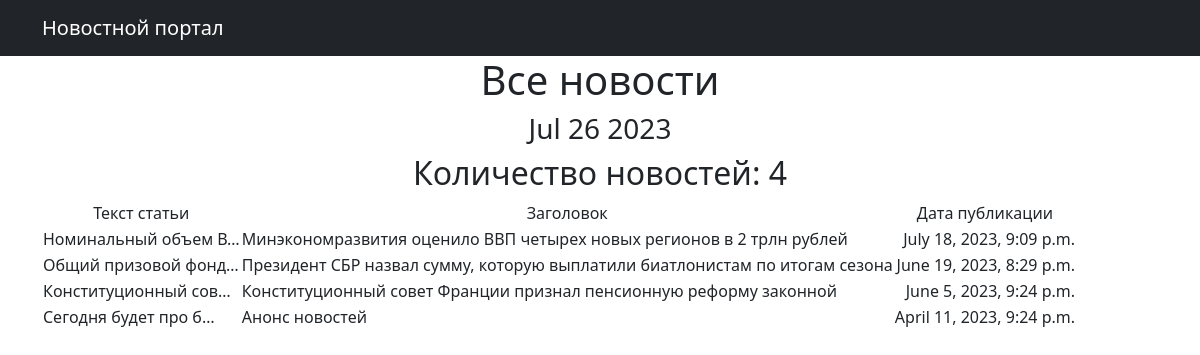
/posts/, run on an earlier commit of the app's database.
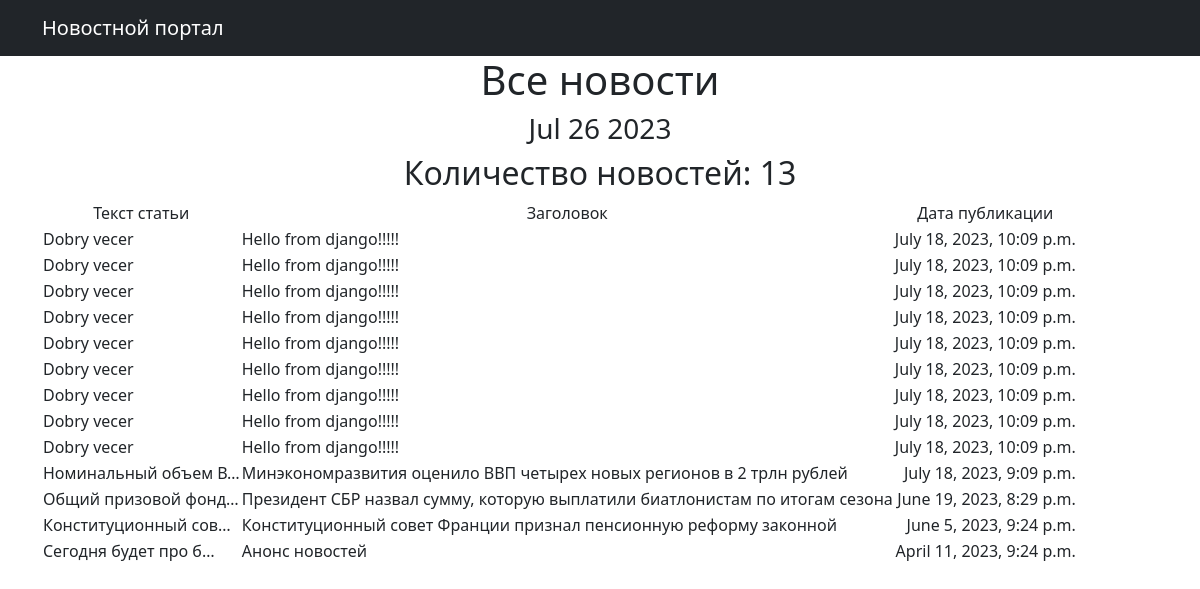
And on a later commit of the database.
### News/models.py (models this page shows, shortened)
class Post(models.Model):
    posts = 'posts'
    articles = 'articles'
    CHOICES = [
        (posts, 'Новости'),
        (articles, 'Статьи')
    ]
    author = models.ForeignKey(Author, on_delete=models.PROTECT)
    title = models.CharField(max_length=100)
    text = models.TextField()
    choice = models.CharField(max_length=10, choices=CHOICES, default=articles)
    posting_time = models.DateTimeField(null= True)
    category = models.ManyToManyField(Category, through = 'PostCategory')
    post_rating = models.IntegerField(default=0)
    @property
    def rating_post(self):
        return self.post_rating

### News/views.py (the view, shortened to what this page needs)
# urls.py: path('', PostsList.as_view(), name='news_list'),
class PostsList(ListView):
    model = Post
    ordering = '-posting_time'
    template_name = 'posts.html'
    context_object_name = 'posts'
    def get_queryset(self):
        queryset = super().get_queryset()
        self.filterset = PostFilter(self.request.GET, queryset)
        return self.filterset.qs
    def get_context_data(self, **kwargs):
        con = super().get_context_data(**kwargs)
        con['filterset'] = self.filterset
        return con

### News/models.py (called while the page is built)
    def __str__(self):
        return self.user.username

### News/templatetags/custom_filters.py (called while the page is built)
@register.filter()
def post(value, code='art'):
   postfix = NEWS_ARTICLES[code]
   return f'{value} {postfix}'

@register.filter()
def censor(value):
    for word in CENSOR_WORDS:
        value = value.replace(word[2:], '*' * len(word[2:]))
    return value

### News/templatetags/custom_tags.py (called while the page is built)
@register.simple_tag()
def current_time(format_string='%b %d %Y'):
   return datetime.utcnow().strftime(format_string)

### templates/posts.html (shortened to what this page needs)
{% extends 'flatpages/default.html' %}
{% load custom_filters %}
{% load custom_tags %}
{% block content %}
   <h1>Все новости</h1>
   <h3>{% current_time '%b %d %Y' %}</h3>
   <h2>Количество новостей: {{ posts|length }}</h2>
    {% if posts %}
       <table>
           <tr>
               <td>Текст статьи</td>
               <td>Заголовок</td>
               <td>Дата публикации</td>
           </tr>
           {% for post in posts %}
           <tr>
               <td align="left">{{ post.text|truncatechars:20 }}</td>
               <td align="left">{{ post.title| censor }}</td>
               <td align="right">{{ post.posting_time }}</td>
           </tr>
           {% endfor %}
       </table>
   {% else %}
       <h2>Новостей нет!</h2>
   {% endif %}
{% endblock content %}

### templates/flatpages/default.html (shortened to what this page needs)
<!DOCTYPE html>
<html lang="en">
    <head>
        {% load static %}
        <link href="{% static 'css/styles.css' %}" rel="stylesheet" />
    </head>
    <body>
        <nav class="navbar navbar-expand-lg navbar-dark bg-dark static-top">
   <div class="container">
       <a class="navbar-brand" href="#">Новостной портал</a>
   </div>
</nav>
<div class="container">
   <div class="row">
       <div class="col-lg-12 text-center">
           {% block content %}
           {% endblock content %}
       </div>
   </div>
</div>
    </body>
</html>

What changed in the data, as far as the page shows it:
added Post: text "Dobry vecer", title|censor "Hello from django!!!!!", posting_time "July 18, 2023, 10:09 p.m."
added Post: text "Dobry vecer", title|censor "Hello from django!!!!!", posting_time "July 18, 2023, 10:09 p.m."
added Post: text "Dobry vecer", title|censor "Hello from django!!!!!", posting_time "July 18, 2023, 10:09 p.m."
added Post: text "Dobry vecer", title|censor "Hello from django!!!!!", posting_time "July 18, 2023, 10:09 p.m."
added Post: text "Dobry vecer", title|censor "Hello from django!!!!!", posting_time "July 18, 2023, 10:09 p.m."
added Post: text "Dobry vecer", title|censor "Hello from django!!!!!", posting_time "July 18, 2023, 10:09 p.m."
added Post: text "Dobry vecer", title|censor "Hello from django!!!!!", posting_time "July 18, 2023, 10:09 p.m."
added Post: text "Dobry vecer", title|censor "Hello from django!!!!!", posting_time "July 18, 2023, 10:09 p.m."
added Post: text "Dobry vecer", title|censor "Hello from django!!!!!", posting_time "July 18, 2023, 10:09 p.m."
Also different on the page:
{{ posts|length }}: "4" → "13"
